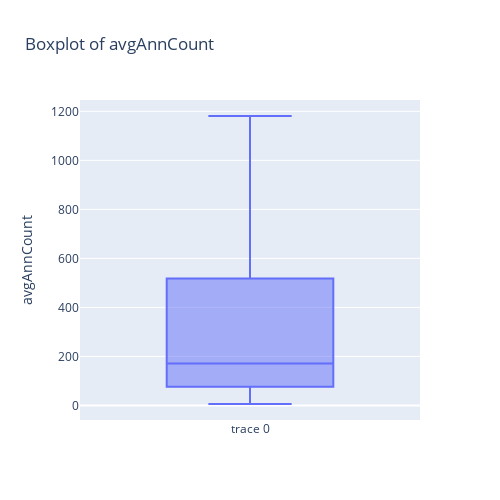
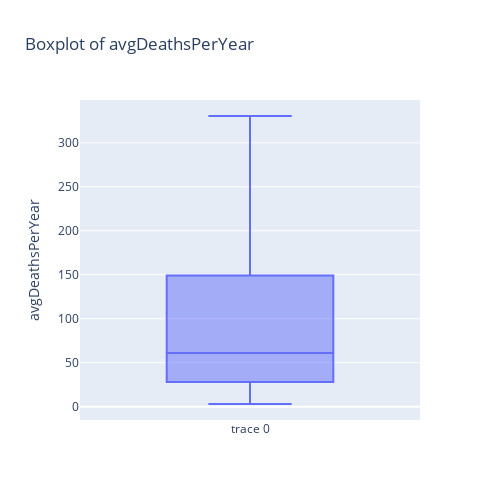

The notebook cell saved with these charts, in order:
### Code cell
for col in cols_have_outliers_skewed:
    box_plot(capped_data,col)

### Figure 1 — Plotly figure (JSON) as saved in the notebook; plotly's stock layout.template omitted (floating-point values rounded to 4 significant figures; data arrays with more than 128 entries replaced by an {"elided": "..."} marker saying what was removed)
{"data": [{"boxpoints": "outliers", "jitter": 0.3, "pointpos": -1.8, "type": "box", "y": {"elided": "3047 int values"}}], "layout": {"height": 500, "title": {"text": "Boxplot of avgAnnCount"}, "width": 500, "yaxis": {"title": {"text": "avgAnnCount"}}}}

### Figure 2 — Plotly figure (JSON) as saved in the notebook; plotly's stock layout.template omitted (floating-point values rounded to 4 significant figures; data arrays with more than 128 entries replaced by an {"elided": "..."} marker saying what was removed)
{"data": [{"boxpoints": "outliers", "jitter": 0.3, "pointpos": -1.8, "type": "box", "y": {"elided": "3047 float values"}}], "layout": {"height": 500, "title": {"text": "Boxplot of avgDeathsPerYear"}, "width": 500, "yaxis": {"title": {"text": "avgDeathsPerYear"}}}}
